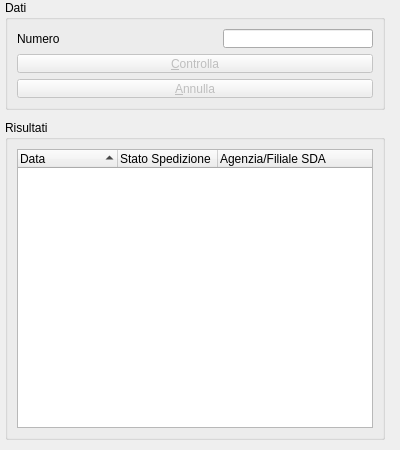
<ui version="4.0" >
 <author>SlowTree</author>
 <comment></comment>
 <exportmacro></exportmacro>
 <class>UICelere</class>
 <widget class="QWidget" name="UICelere" >
  <property name="geometry" >
   <rect>
    <x>0</x>
    <y>0</y>
    <width>400</width>
    <height>450</height>
   </rect>
  </property>
  <property name="sizePolicy" >
   <sizepolicy>
    <hsizetype>4</hsizetype>
    <vsizetype>4</vsizetype>
    <horstretch>0</horstretch>
    <verstretch>0</verstretch>
   </sizepolicy>
  </property>
  <property name="minimumSize" >
   <size>
    <width>400</width>
    <height>450</height>
   </size>
  </property>
  <property name="maximumSize" >
   <size>
    <width>400</width>
    <height>450</height>
   </size>
  </property>
  <property name="windowTitle" >
   <string>Form</string>
  </property>
  <widget class="QGroupBox" name="groupBoxResults" >
   <property name="geometry" >
    <rect>
     <x>5</x>
     <y>120</y>
     <width>380</width>
     <height>320</height>
    </rect>
   </property>
   <property name="title" >
    <string>Risultati</string>
   </property>
   <layout class="QVBoxLayout" >
    <property name="margin" >
     <number>9</number>
    </property>
    <property name="spacing" >
     <number>6</number>
    </property>
    <item>
     <widget class="QTreeWidget" name="listViewResponse" >
      <property name="rootIsDecorated" >
       <bool>false</bool>
      </property>
      <property name="itemsExpandable" >
       <bool>false</bool>
      </property>
      <property name="sortingEnabled" >
       <bool>true</bool>
      </property>
      <column>
       <property name="text" >
        <string>Data</string>
       </property>
      </column>
      <column>
       <property name="text" >
        <string>Stato Spedizione</string>
       </property>
      </column>
      <column>
       <property name="text" >
        <string>Agenzia/Filiale SDA</string>
       </property>
      </column>
     </widget>
    </item>
   </layout>
  </widget>
  <widget class="QGroupBox" name="groupBoxData" >
   <property name="geometry" >
    <rect>
     <x>5</x>
     <y>0</y>
     <width>380</width>
     <height>110</height>
    </rect>
   </property>
   <property name="title" >
    <string>Dati</string>
   </property>
   <layout class="QGridLayout" >
    <property name="margin" >
     <number>9</number>
    </property>
    <property name="spacing" >
     <number>6</number>
    </property>
    <item row="0" column="1" >
     <spacer>
      <property name="orientation" >
       <enum>Qt::Horizontal</enum>
      </property>
      <property name="sizeHint" >
       <size>
        <width>81</width>
        <height>20</height>
       </size>
      </property>
     </spacer>
    </item>
    <item row="0" column="2" >
     <widget class="QLineEdit" name="lineEditCode" >
      <property name="maxLength" >
       <number>7</number>
      </property>
     </widget>
    </item>
    <item row="1" column="0" colspan="3" >
     <widget class="QPushButton" name="pushButtonSend" >
      <property name="enabled" >
       <bool>false</bool>
      </property>
      <property name="cursor" >
       <cursor>13</cursor>
      </property>
      <property name="text" >
       <string>&amp;Controlla</string>
      </property>
      <property name="default" >
       <bool>true</bool>
      </property>
     </widget>
    </item>
    <item row="2" column="0" colspan="3" >
     <widget class="QPushButton" name="pushButtonCancel" >
      <property name="enabled" >
       <bool>false</bool>
      </property>
      <property name="cursor" >
       <cursor>13</cursor>
      </property>
      <property name="text" >
       <string>&amp;Annulla</string>
      </property>
      <property name="icon" >
       <iconset/>
      </property>
      <property name="default" >
       <bool>true</bool>
      </property>
     </widget>
    </item>
    <item row="0" column="0" >
     <widget class="QLabel" name="label" >
      <property name="text" >
       <string>Numero</string>
      </property>
     </widget>
    </item>
   </layout>
  </widget>
 </widget>
 <pixmapfunction></pixmapfunction>
 <tabstops>
  <tabstop>lineEditCode</tabstop>
  <tabstop>pushButtonSend</tabstop>
  <tabstop>pushButtonCancel</tabstop>
  <tabstop>listViewResponse</tabstop>
 </tabstops>
 <resources/>
 <connections/>
</ui>
